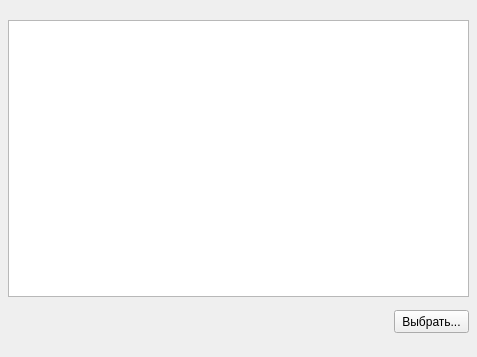
<?xml version="1.0" encoding="UTF-8"?>
<ui version="4.0">
 <class>frmSelect</class>
 <widget class="QWidget" name="frmSelect">
  <property name="geometry">
   <rect>
    <x>0</x>
    <y>0</y>
    <width>477</width>
    <height>357</height>
   </rect>
  </property>
  <property name="windowTitle">
   <string>Form</string>
  </property>
  <widget class="QTableView" name="tableView">
   <property name="geometry">
    <rect>
     <x>8</x>
     <y>20</y>
     <width>461</width>
     <height>277</height>
    </rect>
   </property>
   <property name="editTriggers">
    <set>QAbstractItemView::NoEditTriggers</set>
   </property>
   <property name="selectionBehavior">
    <enum>QAbstractItemView::SelectRows</enum>
   </property>
  </widget>
  <widget class="QPushButton" name="sel_button">
   <property name="geometry">
    <rect>
     <x>394</x>
     <y>310</y>
     <width>75</width>
     <height>23</height>
    </rect>
   </property>
   <property name="text">
    <string>Выбрать...</string>
   </property>
  </widget>
 </widget>
 <resources/>
 <connections/>
</ui>
